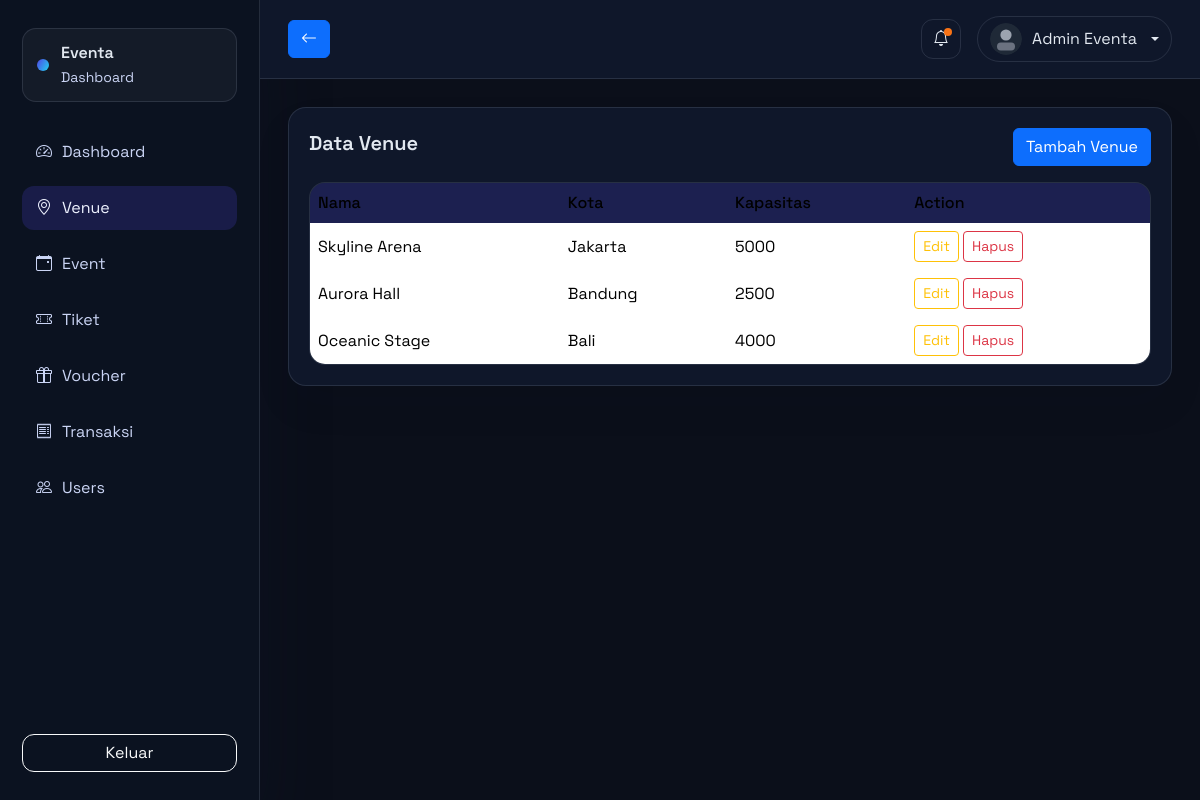
The app's page /admin/venues.php (signed in) with its own data.
### tables this page shows
CREATE TABLE venue (
    id_venue INT AUTO_INCREMENT PRIMARY KEY,
    nama_venue VARCHAR(150) NOT NULL,
    alamat TEXT,
    kota VARCHAR(100),
    kapasitas INT,
    gambar_venue VARCHAR(255),
    created_at TIMESTAMP DEFAULT CURRENT_TIMESTAMP
);

### config/helpers.php (called while the page is built, shortened)
<?php
function base_url(string $path = ''): string
{
    $url = rtrim(BASE_URL, '/') . '/' . ltrim($path, '/');
    return str_replace(' ', '%20', $url);
}
function e($value): string
{
    return htmlspecialchars((string)$value, ENT_QUOTES, 'UTF-8');
}

### admin/venues.php (the view, shortened to what this page needs)
<?php
require_once __DIR__ . '/../components/admin_header.php';
$venues = $pdo->query("SELECT * FROM venue ORDER BY created_at DESC")->fetchAll();
?>
<div class="card-glass">
  <div class="d-flex justify-content-between align-items-center mb-3">
    <h5 class="fw-semibold">Data Venue</h5>
    <a class="btn btn-primary" href="<?php echo base_url('admin/venue_form.php'); ?>">Tambah Venue</a>
  </div>
  <div class="table-modern">
    <table class="table table-borderless align-middle mb-0">
      <thead>
        <tr>
          <th>Nama</th>
          <th>Kota</th>
          <th>Kapasitas</th>
          <th>Action</th>
        </tr>
      </thead>
      <tbody>
        <?php foreach ($venues as $venue): ?>
          <tr>
            <td><?php echo e($venue['nama_venue']); ?></td>
            <td><?php echo e($venue['kota']); ?></td>
            <td><?php echo (int)$venue['kapasitas']; ?></td>
            <td>
              <a class="btn btn-sm btn-outline-warning" href="<?php echo base_url('admin/venue_form.php?id=' . $venue['id_venue']); ?>">Edit</a>
              <a class="btn btn-sm btn-outline-danger" href="<?php echo base_url('admin/venue_delete.php?id=' . $venue['id_venue']); ?>" onclick="return confirm('Hapus venue ini?');">Hapus</a>
            </td>
          </tr>
        <?php endforeach; ?>
      </tbody>
    </table>
  </div>
</div>
<?php require_once __DIR__ . '/../components/admin_footer.php'; ?>

### assets/css/dashboard.css (style rules this page uses)
:root { --dash-bg: #0b0f1a; --dash-card: #101827; --dash-border: rgba(148, 163, 184, 0.18); --dash-text: #e2e8f0; --dash-muted: #94a3b8; --dash-primary: #4f46e5; --dash-accent: #22d3ee; }
.dashboard-body { font-family: "Space Grotesk", "Sora", system-ui, sans-serif; background: #f5f7fb; color: #1f2937; }
.dashboard-body.admin-theme { background: var(--dash-bg); color: var(--dash-text); }
.card-glass { background: white; border: 1px solid var(--dash-border); border-radius: 18px; padding: 20px; box-shadow: 0 20px 40px rgba(15, 23, 42, 0.06); }
.dashboard-body.admin-theme .card-glass { background: #0f172a; color: var(--dash-text); }
.table-modern { background: white; border-radius: 16px; overflow: hidden; border: 1px solid var(--dash-border); }
.dashboard-body.admin-theme .table-modern { background: #0f172a; }
.table-modern table { margin: 0; color: inherit; }
.table-modern th { background: rgba(79, 70, 229, 0.08); font-weight: 500; }
.dashboard-body.admin-theme .table-modern th { background: rgba(79, 70, 229, 0.2); }

### records on screen
venue: nama_venue "Skyline Arena", kota "Jakarta", kapasitas "5000"
venue: nama_venue "Aurora Hall", kota "Bandung", kapasitas "2500"
venue: nama_venue "Oceanic Stage", kota "Bali", kapasitas "4000"

### other values on screen
$user['nama'] "Admin Eventa"
